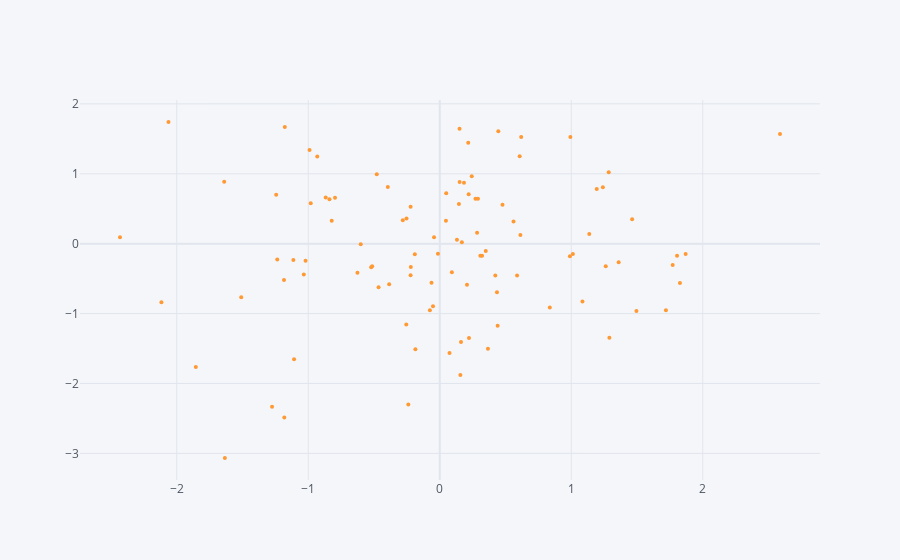

Notebook cell for this chart:
### Code cell
df.iplot(x="A",y="B",mode="markers",size=4)
